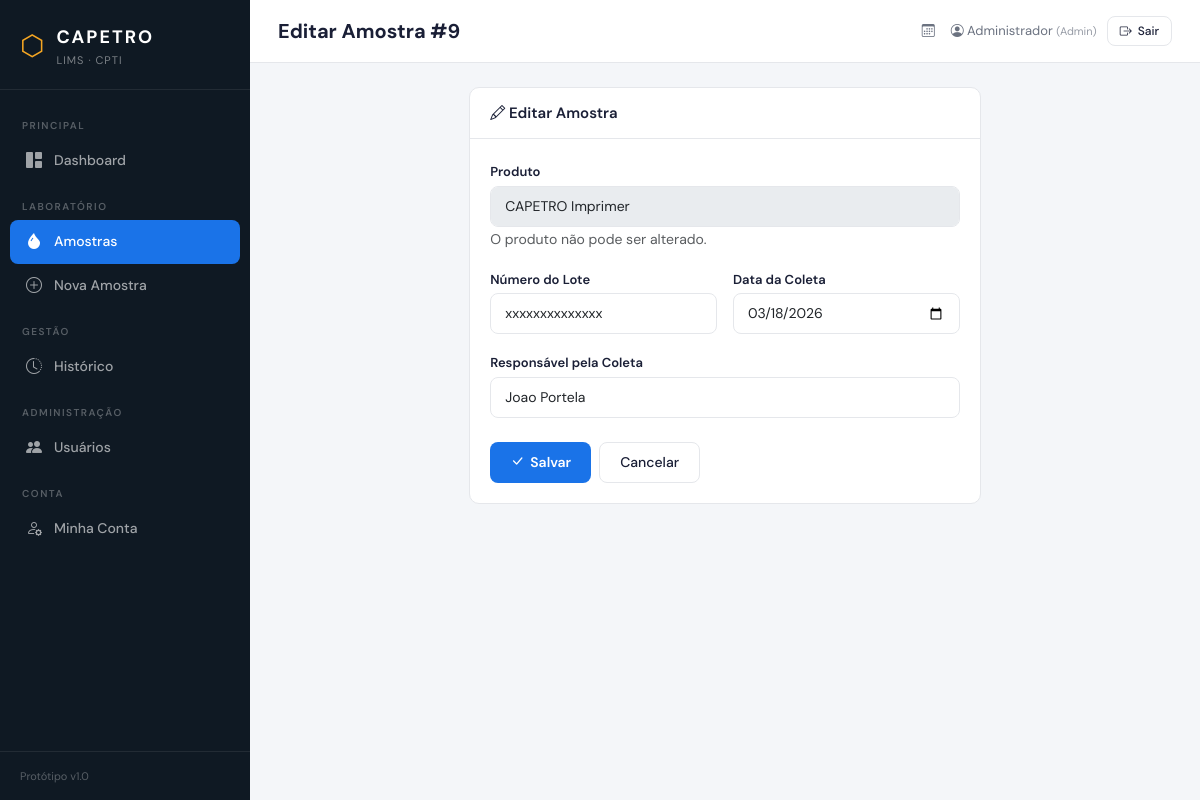
Page /amostras/9/editar (signed in) on the committed database.
### tables this page shows
CREATE TABLE amostras (
            id INTEGER PRIMARY KEY AUTOINCREMENT,
            produto_id INTEGER NOT NULL,
            numero_lote TEXT NOT NULL,
            data_coleta TEXT NOT NULL,
            responsavel TEXT NOT NULL,
            status TEXT DEFAULT 'Pendente',
            observacoes TEXT,
            FOREIGN KEY (produto_id) REFERENCES produtos(id)
        );

CREATE TABLE produtos (
            id INTEGER PRIMARY KEY AUTOINCREMENT,
            nome TEXT NOT NULL,
            descricao TEXT,
            tipo TEXT NOT NULL
        );

### app.py (the view, shortened to what this page needs)
@app.route('/amostras/<int:amostra_id>/editar', methods=['GET', 'POST'])
@login_required
def editar_amostra(amostra_id):
    db = get_db()
    amostra = buscar_amostra(db, amostra_id)
    if not amostra:
        db.close()
        flash('Amostra não encontrada.', 'error')
        return redirect(url_for('listar_amostras'))
    db.close()
    return render_template('amostras/editar.html', amostra=amostra)

### app.py (called while the page is built)
def buscar_amostra(db, amostra_id, com_descricao=False):
    campos = 'a.*, p.nome as produto_nome'
    if com_descricao:
        campos += ', p.descricao as produto_descricao'
    return db.execute(f'''
        SELECT {campos}
        FROM amostras a
        JOIN produtos p ON a.produto_id = p.id
        WHERE a.id = ?
    ''', [amostra_id]).fetchone()

@app.before_request
def before_request():
    if not os.path.exists('capetro_lims.db'):
        init_db()
        seed_data()

def login_required(f):
    @wraps(f)
    def decorated(*args, **kwargs):
        if 'usuario_id' not in session:
            flash('Faça login para acessar o sistema.', 'error')
            return redirect(url_for('login'))
        return f(*args, **kwargs)
    return decorated

### database.py (called while the page is built)
def get_db():
    db = sqlite3.connect(DATABASE)
    db.row_factory = sqlite3.Row
    db.execute("PRAGMA foreign_keys = ON")
    return db

### templates/amostras/editar.html (shortened to what this page needs)
{% extends "base.html" %}
{% block page_title %}Editar Amostra #{{ amostra.id }}{% endblock %}
{% block content %}
<div class="row justify-content-center">
    <div class="col-lg-7">
        <div class="card-panel">
            <div class="card-panel-header">
                <h3><i class="bi bi-pencil"></i> Editar Amostra</h3>
            </div>
            <div class="card-panel-body">
                <form method="POST">
                    <div class="mb-3">
                        <label class="form-label">Produto</label>
                        <input type="text" class="form-control" value="{{ amostra.produto_nome }}" disabled>
                        <small class="text-muted">O produto não pode ser alterado.</small>
                    </div>
                    <div class="row g-3 mb-3">
                        <div class="col-md-6">
                            <label class="form-label">Número do Lote</label>
                            <input type="text" name="numero_lote" class="form-control"
                                   value="{{ amostra.numero_lote }}" required>
                        </div>
                        <div class="col-md-6">
                            <label class="form-label">Data da Coleta</label>
                            <input type="date" name="data_coleta" class="form-control"
                                   value="{{ amostra.data_coleta }}" required>
                        </div>
                    </div>
                    <div class="mb-4">
                        <label class="form-label">Responsável pela Coleta</label>
                        <input type="text" name="responsavel" class="form-control"
                               value="{{ amostra.responsavel }}" required>
                    </div>
                    <div class="d-flex gap-2">
                        <button type="submit" class="btn-brand">
                            <i class="bi bi-check-lg"></i> Salvar
                        </button>
                        <a href="{{ url_for('detalhe_amostra', amostra_id=amostra.id) }}" class="btn-outline">Cancelar</a>
                    </div>
                </form>
            </div>
        </div>
    </div>
</div>
{% endblock %}

### static/css/style.css (style rules this page uses)
:root { --brand-dark: #0f1923; --brand-primary: #1a73e8; --brand-accent: #f5a623; --sidebar-bg: #0f1923; --sidebar-width: 250px; --surface: #ffffff; --surface-alt: #f4f6f9; --text-primary: #1a1f36; --text-secondary: #6b7280; --border: #e5e7eb; --success: #10b981; --danger: #ef4444; --warning: #f59e0b; --radius: 10px; }
* { margin: 0; padding: 0; box-sizing: border-box; }
body { font-family: 'DM Sans', -apple-system, sans-serif; background: var(--surface-alt); color: var(--text-primary); display: flex; min-height: 100vh; }
.card-panel { background: var(--surface); border-radius: var(--radius); border: 1px solid var(--border); overflow: hidden; }
.card-panel-header { padding: 16px 20px; border-bottom: 1px solid var(--border); display: flex; align-items: center; justify-content: space-between; }
.card-panel-header h3 { font-size: 15px; font-weight: 600; margin: 0; }
.card-panel-body { padding: 20px; }
.form-label { font-size: 13px; font-weight: 600; color: var(--text-primary); margin-bottom: 4px; }
.form-control, .form-select { border-radius: 8px; border: 1px solid var(--border); padding: 9px 14px; font-size: 14px; font-family: inherit; transition: border-color 0.2s; }
.btn-brand { background: var(--brand-primary); color: #fff; border: none; padding: 9px 20px; border-radius: 8px; font-size: 14px; font-weight: 600; font-family: inherit; cursor: pointer; transition: background 0.2s; text-decoration: none; display: inline-flex; align-items: center; gap: 6px; }
.btn-outline { background: transparent; color: var(--text-primary); border: 1px solid var(--border); padding: 9px 20px; border-radius: 8px; font-size: 14px; font-weight: 500; font-family: inherit; cursor: pointer; transition: all 0.2s; text-decoration: none; display: inline-flex; align-items: center; gap: 6px; }

### rows in the picture
amostras: id "9", numero_lote "xxxxxxxxxxxxxx", data_coleta "03/18/2026", responsavel "Joao Portela"
produtos: produto_nome "CAPETRO Imprimer"

### other values in the picture
{{ session.usuario_nome }} "Administrador"
{{ session.get('usuario_perfil', 'tecnico')|capitalize }} "Admin"
